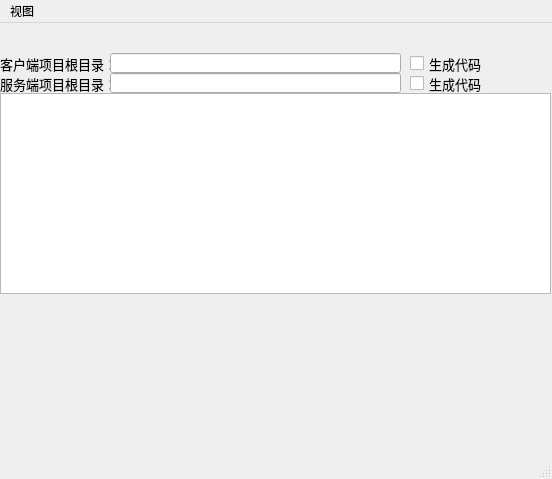
<?xml version="1.0" encoding="UTF-8"?>
<ui version="4.0">
 <class>MainWindow</class>
 <widget class="QMainWindow" name="MainWindow">
  <property name="geometry">
   <rect>
    <x>0</x>
    <y>0</y>
    <width>552</width>
    <height>479</height>
   </rect>
  </property>
  <property name="minimumSize">
   <size>
    <width>552</width>
    <height>479</height>
   </size>
  </property>
  <property name="maximumSize">
   <size>
    <width>552</width>
    <height>479</height>
   </size>
  </property>
  <property name="windowTitle">
   <string>MainWindow</string>
  </property>
  <widget class="QWidget" name="centralwidget">
   <property name="minimumSize">
    <size>
     <width>552</width>
     <height>434</height>
    </size>
   </property>
   <property name="maximumSize">
    <size>
     <width>552</width>
     <height>434</height>
    </size>
   </property>
   <widget class="QLabel" name="label">
    <property name="geometry">
     <rect>
      <x>0</x>
      <y>30</y>
      <width>111</width>
      <height>21</height>
     </rect>
    </property>
    <property name="font">
     <font>
      <pointsize>10</pointsize>
     </font>
    </property>
    <property name="text">
     <string>客户端项目根目录：</string>
    </property>
    <property name="wordWrap">
     <bool>false</bool>
    </property>
   </widget>
   <widget class="QLineEdit" name="txtClientPath">
    <property name="geometry">
     <rect>
      <x>110</x>
      <y>30</y>
      <width>291</width>
      <height>20</height>
     </rect>
    </property>
    <property name="font">
     <font>
      <pointsize>10</pointsize>
     </font>
    </property>
   </widget>
   <widget class="QCheckBox" name="chkClientPath">
    <property name="geometry">
     <rect>
      <x>410</x>
      <y>30</y>
      <width>101</width>
      <height>21</height>
     </rect>
    </property>
    <property name="baseSize">
     <size>
      <width>0</width>
      <height>0</height>
     </size>
    </property>
    <property name="font">
     <font>
      <pointsize>10</pointsize>
     </font>
    </property>
    <property name="text">
     <string>生成代码</string>
    </property>
   </widget>
   <widget class="QLabel" name="label_2">
    <property name="geometry">
     <rect>
      <x>0</x>
      <y>50</y>
      <width>111</width>
      <height>21</height>
     </rect>
    </property>
    <property name="font">
     <font>
      <pointsize>10</pointsize>
     </font>
    </property>
    <property name="text">
     <string>服务端项目根目录：</string>
    </property>
    <property name="wordWrap">
     <bool>false</bool>
    </property>
   </widget>
   <widget class="QLineEdit" name="txtServerPath">
    <property name="geometry">
     <rect>
      <x>110</x>
      <y>50</y>
      <width>291</width>
      <height>20</height>
     </rect>
    </property>
    <property name="font">
     <font>
      <pointsize>10</pointsize>
     </font>
    </property>
   </widget>
   <widget class="QCheckBox" name="chkServerPath">
    <property name="geometry">
     <rect>
      <x>410</x>
      <y>50</y>
      <width>101</width>
      <height>21</height>
     </rect>
    </property>
    <property name="baseSize">
     <size>
      <width>0</width>
      <height>0</height>
     </size>
    </property>
    <property name="font">
     <font>
      <pointsize>10</pointsize>
     </font>
    </property>
    <property name="text">
     <string>生成代码</string>
    </property>
   </widget>
   <widget class="QTextBrowser" name="txtLog">
    <property name="geometry">
     <rect>
      <x>0</x>
      <y>70</y>
      <width>551</width>
      <height>201</height>
     </rect>
    </property>
   </widget>
  </widget>
  <widget class="QMenuBar" name="menubar">
   <property name="geometry">
    <rect>
     <x>0</x>
     <y>0</y>
     <width>552</width>
     <height>23</height>
    </rect>
   </property>
   <widget class="QMenu" name="menu">
    <property name="title">
     <string>视图</string>
    </property>
    <addaction name="action"/>
   </widget>
   <addaction name="menu"/>
  </widget>
  <widget class="QStatusBar" name="statusbar"/>
  <action name="action">
   <property name="text">
    <string>刷新</string>
   </property>
  </action>
 </widget>
 <resources/>
 <connections/>
</ui>
